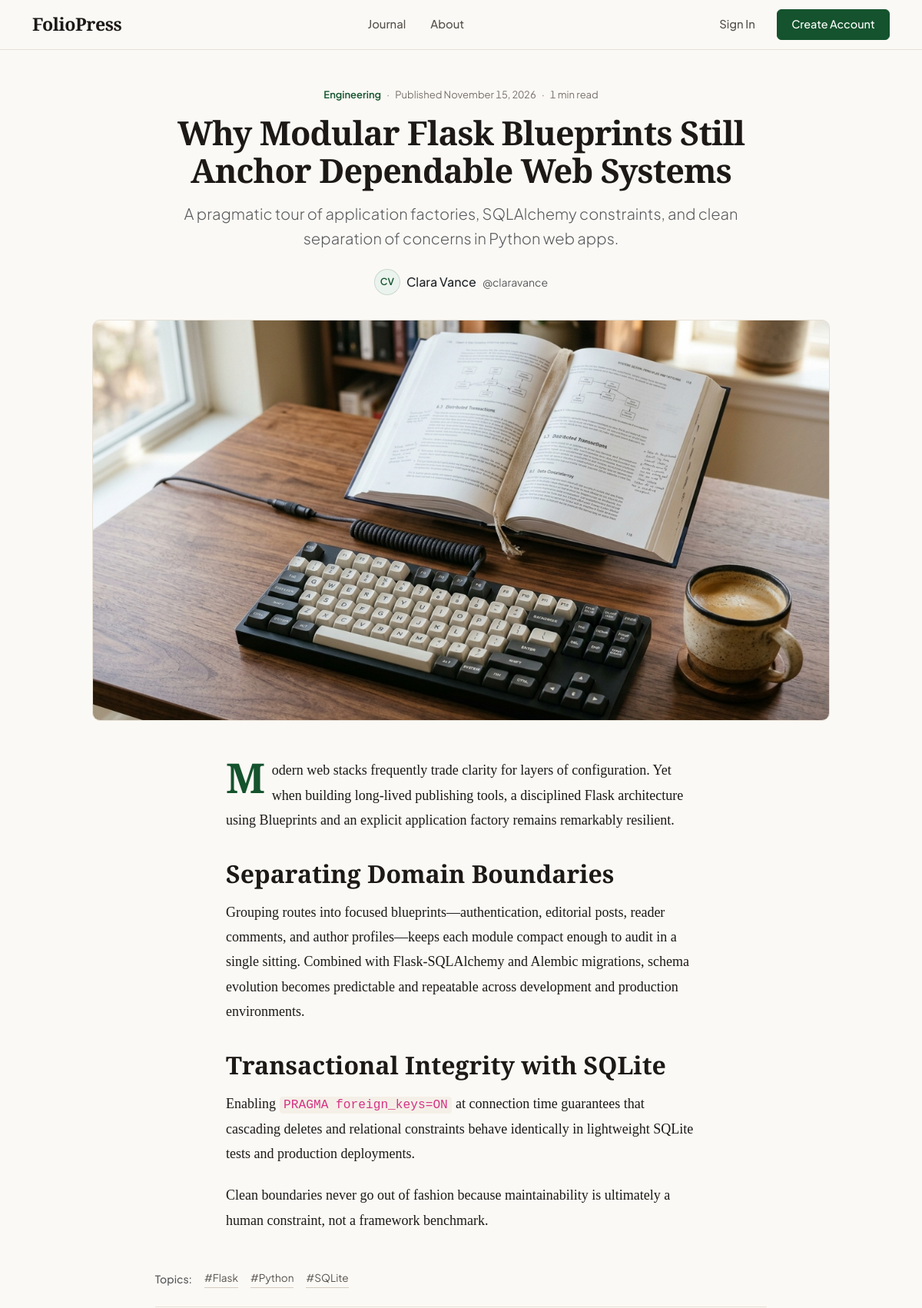
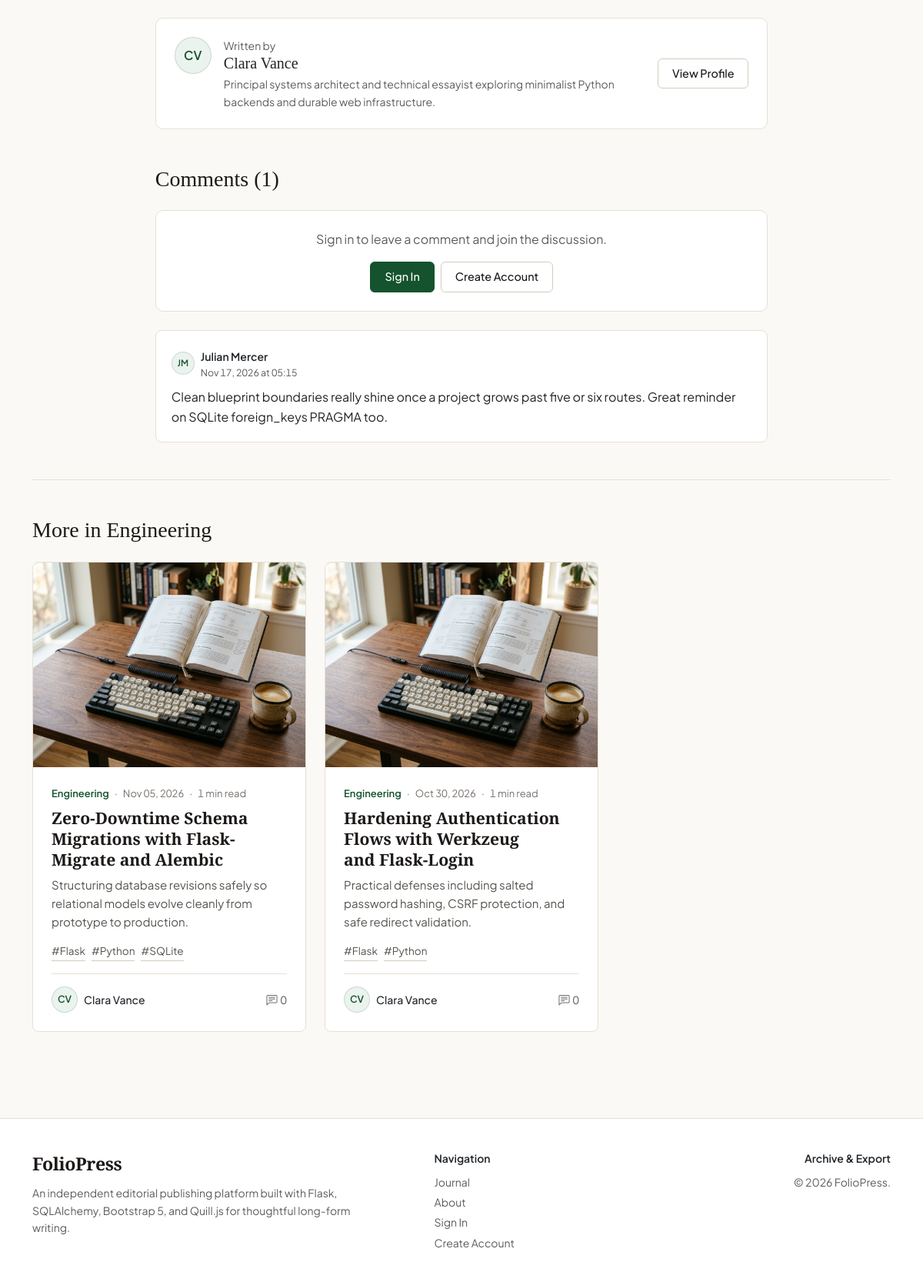
Page /posts/why-modular-flask-blueprints-anchor-dependable-systems on the committed database (2 pictures, top to bottom).
### app/models/category.py (models this page shows, shortened)
class Category(db.Model):
    __tablename__ = "categories"
    id = db.Column(db.Integer, primary_key=True)
    name = db.Column(db.String(80), unique=True, nullable=False)
    slug = db.Column(db.String(100), unique=True, nullable=False, index=True)
    description = db.Column(db.String(255), default="", nullable=False)
    posts = db.relationship("Post", back_populates="category", lazy="dynamic")

### app/models/post.py (models this page shows, shortened)
class Post(db.Model):
    __tablename__ = "posts"
    id = db.Column(db.Integer, primary_key=True)
    title = db.Column(db.String(200), nullable=False, index=True)
    slug = db.Column(db.String(220), unique=True, nullable=False, index=True)
    description = db.Column(db.String(400), nullable=False)
    content = db.Column(db.Text, nullable=False)
    featured_image = db.Column(db.String(255), nullable=True)
    is_published = db.Column(db.Boolean, default=True, nullable=False, index=True)
    created_at = db.Column(
        db.DateTime,
        default=lambda: datetime.now(timezone.utc),
        nullable=False,
        index=True,
    )
    updated_at = db.Column(
        db.DateTime,
        default=lambda: datetime.now(timezone.utc),
        onupdate=lambda: datetime.now(timezone.utc),
        nullable=False,
    )
    user_id = db.Column(
        db.Integer,
        db.ForeignKey("users.id", ondelete="CASCADE"),
        nullable=False,
        index=True,
    )
    category_id = db.Column(
        db.Integer,
        db.ForeignKey("categories.id", ondelete="SET NULL"),
        nullable=True,
        index=True,
    )
    author = db.relationship("User", back_populates="posts")
    category = db.relationship("Category", back_populates="posts")
    tags = db.relationship(
        "Tag",
        secondary=post_tags,
        back_populates="posts",
        lazy="selectin",
    )
    comments = db.relationship(
        "Comment",
        back_populates="post",
        cascade="all, delete-orphan",
        order_by="Comment.created_at.desc()",
        lazy="selectin",
    )
    @property
    def reading_time(self) -> int:
        text = re.sub(r"<[^>]+>", " ", self.content or "")
        words = len(text.split())
        return max(1, math.ceil(words / 200))
    @property
    def image_url(self) -> str | None:
        if not self.featured_image:
            return None
        if self.featured_image.startswith(("http://", "https://", "/")):
            return self.featured_image
        return f"/static/{self.featured_image}"

### app/models/user.py (models this page shows, shortened)
class User(UserMixin, db.Model):
    __tablename__ = "users"
    id = db.Column(db.Integer, primary_key=True)
    full_name = db.Column(db.String(120), nullable=False)
    username = db.Column(db.String(64), unique=True, nullable=False, index=True)
    email = db.Column(db.String(120), unique=True, nullable=False, index=True)
    password_hash = db.Column(db.String(256), nullable=False)
    bio = db.Column(db.Text, default="", nullable=False)
    location = db.Column(db.String(100), default="", nullable=False)
    website = db.Column(db.String(200), default="", nullable=False)
    created_at = db.Column(
        db.DateTime, default=lambda: datetime.now(timezone.utc), nullable=False
    )
    posts = db.relationship(
        "Post",
        back_populates="author",
        cascade="all, delete-orphan",
        lazy="dynamic",
    )
    comments = db.relationship(
        "Comment",
        back_populates="author",
        cascade="all, delete-orphan",
        lazy="dynamic",
    )
    @property
    def initials(self) -> str:
        parts = [p for p in self.full_name.strip().split() if p]
        if not parts:
            return self.username[:2].upper()
        if len(parts) == 1:
            return parts[0][:2].upper()
        return (parts[0][0] + parts[-1][0]).upper()

### app/models/tag.py (models this page shows, shortened)
class Tag(db.Model):
    __tablename__ = "tags"
    id = db.Column(db.Integer, primary_key=True)
    name = db.Column(db.String(50), unique=True, nullable=False)
    slug = db.Column(db.String(64), unique=True, nullable=False, index=True)
    posts = db.relationship(
        "Post",
        secondary=post_tags,
        back_populates="tags",
        lazy="dynamic",
    )

### app/models/comment.py (models this page shows, shortened)
class Comment(db.Model):
    __tablename__ = "comments"
    id = db.Column(db.Integer, primary_key=True)
    body = db.Column(db.Text, nullable=False)
    created_at = db.Column(
        db.DateTime,
        default=lambda: datetime.now(timezone.utc),
        nullable=False,
        index=True,
    )
    updated_at = db.Column(
        db.DateTime,
        default=lambda: datetime.now(timezone.utc),
        onupdate=lambda: datetime.now(timezone.utc),
        nullable=False,
    )
    user_id = db.Column(
        db.Integer,
        db.ForeignKey("users.id", ondelete="CASCADE"),
        nullable=False,
        index=True,
    )
    post_id = db.Column(
        db.Integer,
        db.ForeignKey("posts.id", ondelete="CASCADE"),
        nullable=False,
        index=True,
    )
    author = db.relationship("User", back_populates="comments")
    post = db.relationship("Post", back_populates="comments")

### app/routes/posts.py (the view)
@posts_bp.route("/<slug>")
def detail(slug: str):
    post = (
        Post.query.options(
            joinedload(Post.author),
            joinedload(Post.category),
        )
        .filter_by(slug=slug)
        .first_or_404()
    )
    if not post.is_published and (
        not current_user.is_authenticated or post.user_id != current_user.id
    ):
        abort(404)
    comment_form = CommentForm()
    edit_comment_form = EditCommentForm()
    related_posts = []
    if post.category_id:
        related_posts = (
            Post.query.filter(
                Post.category_id == post.category_id,
                Post.id != post.id,
                Post.is_published.is_(True),
            )
            .order_by(Post.created_at.desc())
            .limit(3)
            .all()
        )
    return render_template(
        "posts/detail.html",
        post=post,
        comment_form=comment_form,
        edit_comment_form=edit_comment_form,
        related_posts=related_posts,
    )

### app/__init__.py (called while the page is built)
def _register_template_helpers(app: Flask) -> None:
    @app.template_filter("format_date")
    def format_date(dt: datetime | None, fmt: str = "%b %d, %Y") -> str:
        if dt is None:
            return ""
        return dt.strftime(fmt)
    @app.context_processor
    def inject_globals():
        return {
            "current_year": datetime.now(timezone.utc).year,
            "site_name": "FolioPress",
            "enable_zip_download": os.environ.get("ENABLE_ZIP_DOWNLOAD", "false").lower() == "true",
        }

### app/templates/posts/detail.html (shortened to what this page needs)
{% extends "base.html" %}
{% block content %}
<article class="py-5">
  <div class="container">
    <header class="fp-article-header text-center">
      <div class="fp-meta-line justify-content-center mb-3 tabular-nums">
        {% if post.category %}
          <a href="{{ url_for('main.index', category=post.category.slug) }}" class="fp-meta-category">
            {{ post.category.name }}
          </a>
          <span aria-hidden="true">&middot;</span>
        {% endif %}
        <span>Published {{ post.created_at | format_date('%B %d, %Y') }}</span>
        <span aria-hidden="true">&middot;</span>
        <span>{{ post.reading_time }} min read</span>
      </div>
      <h1 class="fp-display-title mb-3">{{ post.title }}</h1>
      <p class="lead text-muted mx-auto mb-4" style="max-width: 56ch;">
        {{ post.description }}
      </p>
      <div class="d-flex flex-wrap align-items-center justify-content-center gap-3">
        <a
          href="{{ url_for('profile.view', username=post.author.username) }}"
          class="d-inline-flex align-items-center gap-2 text-decoration-none text-dark"
        >
          <span class="fp-avatar">{{ post.author.initials }}</span>
          <span class="fw-medium">{{ post.author.full_name }}</span>
          <span class="text-muted small">@{{ post.author.username }}</span>
        </a>
      </div>
    </header>
    {% if post.image_url %}
      <figure class="fp-article-cover">
        <img
          src="{{ post.image_url }}"
          alt="{{ post.title }}"
          onerror="this.classList.add('d-none'); this.nextElementSibling.classList.remove('d-none');"
        />
      </figure>
    {% endif %}
    <div class="fp-prose my-5">
      {{ post.content | safe }}
    </div>
    <div class="mx-auto" style="max-width: 68ch;">
      {% if post.tags %}
        <div class="d-flex flex-wrap align-items-center gap-3 pb-4 mb-4 border-bottom">
          <span class="small text-muted fw-medium">Topics:</span>
          {% for tag in post.tags %}
            <a href="{{ url_for('main.index', tag=tag.slug) }}" class="fp-tag-link">#{{ tag.name }}</a>
          {% endfor %}
        </div>
      {% endif %}
      <div class="fp-panel p-4 mb-5 d-flex flex-column flex-sm-row align-items-sm-center justify-content-between gap-3">
        <div class="d-flex align-items-start gap-3">
          <span class="fp-avatar" style="width: 48px; height: 48px; font-size: 1rem;">{{ post.author.initials }}</span>
          <div>
            <p class="small text-muted mb-0">Written by</p>
            <h2 class="font-serif h5 mb-1">
              <a href="{{ url_for('profile.view', username=post.author.username) }}" class="text-decoration-none text-dark">
                {{ post.author.full_name }}
              </a>
            </h2>
            {% if post.author.bio %}
              <p class="small text-muted mb-0">{{ post.author.bio }}</p>
            {% endif %}
          </div>
        </div>
        <a
          href="{{ url_for('profile.view', username=post.author.username) }}"
          class="btn btn-fp-outline btn-sm flex-shrink-0"
        >
          View Profile
        </a>
      </div>
      <section id="comments" aria-label="Comments">
        <div class="d-flex align-items-center justify-content-between mb-4">
          <h2 class="font-serif h3 mb-0 tabular-nums">
            Comments ({{ post.comments | length }})
          </h2>
        </div>
        {% if current_user.is_authenticated %}
          <div class="fp-panel p-4 mb-4">
            <form method="post" action="{{ url_for('comments.create', post_id=post.id) }}" novalidate>
              {{ comment_form.hidden_tag() }}
              <div class="mb-3">
                {{ comment_form.body.label(class="form-label small fw-semibold") }}
                {{ comment_form.body(
                  class="form-control",
                  rows="3",
                  placeholder="Share a thoughtful response..."
                ) }}
              </div>
              <div class="d-flex justify-content-end">
                {{ comment_form.submit(class="btn btn-fp-primary") }}
              </div>
            </form>
          </div>
        {% else %}
          <div class="fp-panel p-4 mb-4 text-center">
            <p class="text-muted mb-3">Sign in to leave a comment and join the discussion.</p>
            <div class="d-inline-flex gap-2">
              <a href="{{ url_for('auth.login', next=request.path) }}" class="btn btn-fp-primary btn-sm">Sign In</a>
              <a href="{{ url_for('auth.register') }}" class="btn btn-fp-outline btn-sm">Create Account</a>
            </div>
          </div>
        {% endif %}
        {% if post.comments %}
          <div class="d-flex flex-column gap-3">
            {% for comment in post.comments %}
              <div class="fp-comment-item" id="comment-{{ comment.id }}">
                <div class="d-flex align-items-start justify-content-between gap-2 mb-2">
                  <div class="d-flex align-items-center gap-2">
                    <span class="fp-avatar" style="width: 30px; height: 30px; font-size: 0.72rem;">
                      {{ comment.author.initials }}
                    </span>
                    <div>
                      <a
                        href="{{ url_for('profile.view', username=comment.author.username) }}"
                        class="small fw-semibold text-decoration-none text-dark"
                      >
                        {{ comment.author.full_name }}
                      </a>
                      <div class="small text-muted tabular-nums" style="font-size: 0.78rem;">
                        {{ comment.created_at | format_date('%b %d, %Y at %H:%M') }}
                      </div>
                    </div>
                  </div>
                </div>
                <p class="mb-0 text-dark" id="comment-body-{{ comment.id }}" style="white-space: pre-line;">{{ comment.body }}</p>
              </div>
            {% endfor %}
          </div>
        {% else %}
          <p class="text-muted small">No comments yet. Start the conversation above.</p>
        {% endif %}
      </section>
    </div>
    {% if related_posts %}
      <section class="mt-5 pt-5 border-top">
        <h2 class="font-serif h3 mb-4">More in {{ post.category.name }}</h2>
        <div class="row g-4">
          {% for rel in related_posts %}
            {% set post = rel %}
            <div class="col-md-4">
              {% include "components/_post_card.html" %}
            </div>
          {% endfor %}
        </div>
      </section>
    {% endif %}
  </div>
</article>
{% endblock %}

### app/templates/components/_post_card.html (shortened to what this page needs)
<article class="fp-card">
  <a href="{{ url_for('posts.detail', slug=post.slug) }}" class="fp-card-media d-block text-decoration-none">
    {% if post.image_url %}
      <img
        src="{{ post.image_url }}"
        alt="{{ post.title }}"
        loading="lazy"
        onerror="this.classList.add('d-none'); this.nextElementSibling.classList.remove('d-none');"
      />
    {% else %}
      <div class="fp-image-fallback">
        <i class="bi bi-journal-richtext fs-2 mb-2"></i>
        <span class="small fw-medium">{{ post.category.name if post.category else 'Article' }}</span>
      </div>
    {% endif %}
  </a>
  <div class="p-4 d-flex flex-column flex-grow-1">
    <div class="fp-meta-line mb-2 tabular-nums">
      {% if post.category %}
        <a href="{{ url_for('main.index', category=post.category.slug) }}" class="fp-meta-category">
          {{ post.category.name }}
        </a>
        <span aria-hidden="true">&middot;</span>
      {% endif %}
      <span>{{ post.created_at | format_date }}</span>
      <span aria-hidden="true">&middot;</span>
      <span>{{ post.reading_time }} min read</span>
    </div>
    <h3 class="fp-card-title mb-2">
      <a href="{{ url_for('posts.detail', slug=post.slug) }}">{{ post.title }}</a>
    </h3>
    <p class="fp-card-excerpt mb-3 flex-grow-1">{{ post.description }}</p>
    {% if post.tags %}
      <div class="d-flex flex-wrap gap-2 mb-3">
        {% for tag in post.tags[:3] %}
          <a href="{{ url_for('main.index', tag=tag.slug) }}" class="fp-tag-link">#{{ tag.name }}</a>
        {% endfor %}
      </div>
    {% endif %}
    <div class="pt-3 border-top d-flex align-items-center justify-content-between gap-2">
      <a
        href="{{ url_for('profile.view', username=post.author.username) }}"
        class="d-inline-flex align-items-center gap-2 text-decoration-none text-dark min-w-0"
      >
        <span class="fp-avatar">{{ post.author.initials }}</span>
        <span class="small fw-medium text-truncate">{{ post.author.full_name }}</span>
      </a>
      <span class="small text-muted tabular-nums text-nowrap">
        <i class="bi bi-chat-left-text me-1"></i>{{ post.comments|length }}
      </span>
    </div>
  </div>
</article>

### rows in the picture
Category: category.name "Engineering"
Post: created_at "November 15, 2026", reading_time "1", title "Why Modular Flask Blueprints Still Anchor Dependable Web Systems", description "A pragmatic tour of application factories, SQLAlchemy constraints, and clean separation of concerns in Python web apps.", image_url (picture), content "Modern web stacks frequently trade clarity for layers of configuration. Yet when building long-lived publishing tools, a disciplined Flask architecture using Blueprints and an explicit application factory remains remarkably resilient. Separating Domain Boundaries Grouping routes into focused blueprints—authentication, editorial posts, reader comments, and author profiles—keeps each module compact enough to audit in a single sitting. Combined with Flask-SQLAlchemy and Alembic migrations, schema evolution becomes predictable and repeatable across development and production environments. Transactional Integrity with SQLite Enabling PRAGMA foreign_keys=ON at connection time guarantees that…"
User: author.initials "CV", author.full_name "Clara Vance", author.username "claravance", author.bio "Principal systems architect and technical essayist exploring minimalist Python backends and durable web infrastructure."
Tag: name "Flask"
Tag: name "Python"
Tag: name "SQLite"
Comment: author.initials "JM", author.full_name "Julian Mercer", created_at "Nov 17, 2026 at 05:15", body "Clean blueprint boundaries really shine once a project grows past five or six routes. Great reminder on SQLite foreign_keys PRAGMA too."
Post: image_url (picture), created_at "Nov 05, 2026", reading_time "1", title "Zero-Downtime Schema Migrations with Flask-Migrate and Alembic", description "Structuring database revisions safely so relational models evolve cleanly from prototype to production.", comments|length "0"
Post: image_url (picture), created_at "Oct 30, 2026", reading_time "1", title "Hardening Authentication Flows with Werkzeug and Flask-Login", description "Practical defenses including salted password hashing, CSRF protection, and safe redirect validation.", comments|length "0"

### other values in the picture
{{ site_name }} "FolioPress"
{{ post.comments | length }} "1"
